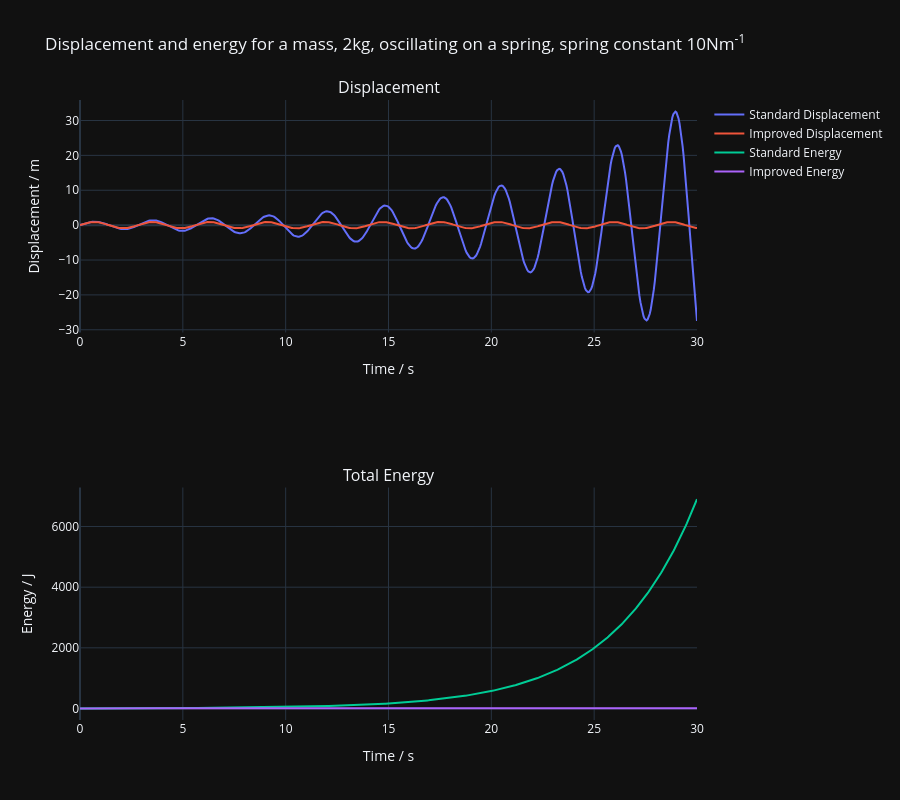

The notebook cell saved with this chart:
### Markdown cell above
## Plot of Displacement and Energy

### Code cell
fig = sp.make_subplots(
    rows=2,
    cols=1, 
    subplot_titles=("Displacement", "Total Energy")
)

# Displacement 
fig.add_trace(go.Scatter(x=t, y=x_standard, name="Standard Displacement"), row=1, col=1)
fig.add_trace(go.Scatter(x=t, y=x_improved, name="Improved Displacement"), row=1, col=1)


# Energy
fig.add_trace(go.Scatter(x=t, y=E_standard, name="Standard Energy"), row=2, col=1)
fig.add_trace(go.Scatter(x=t, y=E_improved, name="Improved Energy"), row=2, col=1)

fig.update_xaxes(title_text="Time / s", col=1)
fig.update_yaxes(title_text="Displacement / m", col=1, row=1)
fig.update_yaxes(title_text="Energy / J", col=1, row=2)

fig.update_layout(
    title=f"Displacement and energy for a mass, {m}kg, oscillating on a spring, spring constant {k}Nm<sup>-1</sup>",
    template="plotly_dark",
    height=800
)

fig.show()

### Figure 1 — Plotly figure (JSON) as saved in the notebook; plotly's stock layout.template omitted (floating-point values rounded to 4 significant figures; data arrays with more than 128 entries replaced by an {"elided": "..."} marker saying what was removed)
{"data": [{"name": "Standard Displacement", "type": "scatter", "x": {"elided": "601 float values"}, "xaxis": "x", "y": {"elided": "601 float values"}, "yaxis": "y"}, {"name": "Improved Displacement", "type": "scatter", "x": {"elided": "601 float values"}, "xaxis": "x", "y": {"elided": "601 float values"}, "yaxis": "y"}, {"name": "Standard Energy", "type": "scatter", "x": {"elided": "601 float values"}, "xaxis": "x2", "y": {"elided": "601 float values"}, "yaxis": "y2"}, {"name": "Improved Energy", "type": "scatter", "x": {"elided": "601 float values"}, "xaxis": "x2", "y": {"elided": "601 float values"}, "yaxis": "y2"}], "layout": {"annotations": [{"font": {"size": 16}, "showarrow": false, "text": "Displacement", "x": 0.5, "xanchor": "center", "xref": "paper", "y": 1, "yanchor": "bottom", "yref": "paper"}, {"font": {"size": 16}, "showarrow": false, "text": "Total Energy", "x": 0.5, "xanchor": "center", "xref": "paper", "y": 0.375, "yanchor": "bottom", "yref": "paper"}], "height": 800, "title": {"text": "Displacement and energy for a mass, 2kg, oscillating on a spring, spring constant 10Nm<sup>-1</sup>"}, "xaxis": {"anchor": "y", "domain": [0, 1], "title": {"text": "Time / s"}}, "xaxis2": {"anchor": "y2", "domain": [0, 1], "title": {"text": "Time / s"}}, "yaxis": {"anchor": "x", "domain": [0.625, 1], "title": {"text": "Displacement / m"}}, "yaxis2": {"anchor": "x2", "domain": [0, 0.375], "title": {"text": "Energy / J"}}}}
